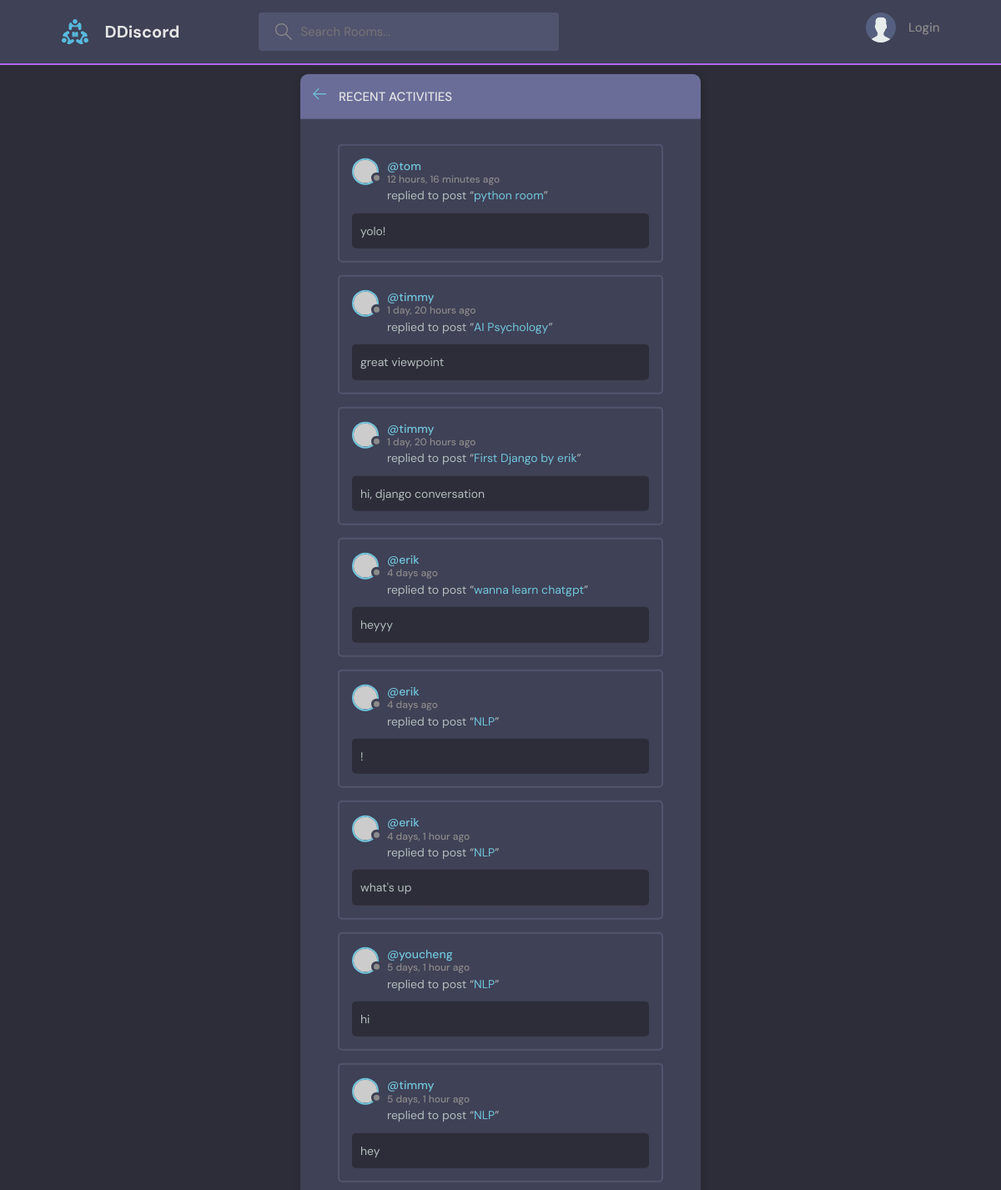
/activity/, run on an earlier commit of the app's database.
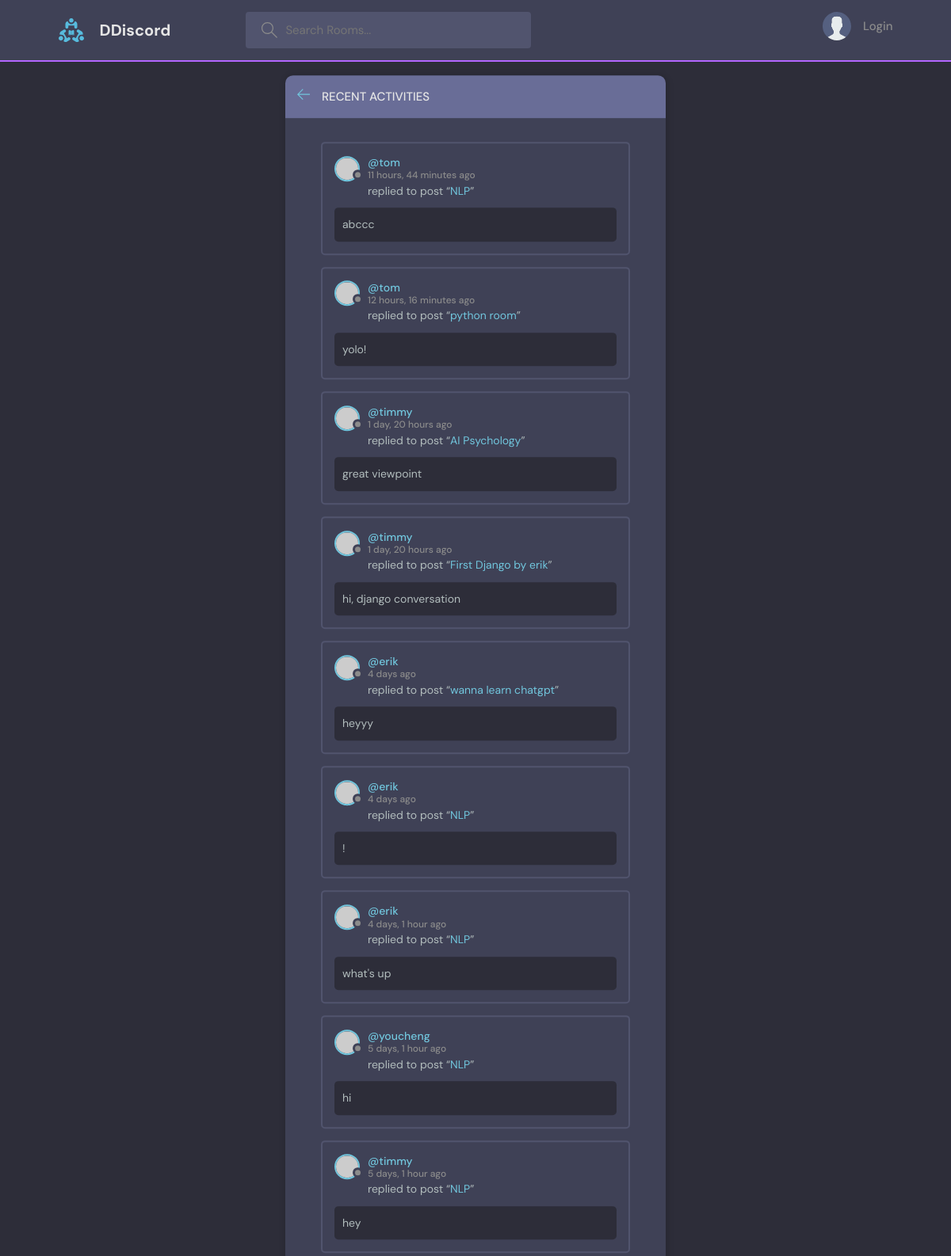
And on a later commit of the database.
### base/models.py (models this page shows, shortened)
class Message(models.Model):                                    #user 是one-to-many:一個使用者對多個留言
    user = models.ForeignKey(User, on_delete=models.CASCADE) #django內建user model，直接import就可以用
    room = models.ForeignKey(Room, on_delete=models.CASCADE)#Room 是parent table，on_delete:當parent table被刪除時，要怎麼做
    body = models.TextField()
    updated = models.DateTimeField(auto_now=True)
    created = models.DateTimeField(auto_now_add=True)
    class Meta:
        ordering = ['-updated', '-created']

class Room(models.Model): #Room 是 Topic 的child
    host = models.ForeignKey(User, on_delete=models.SET_NULL, null=True)
    topic = models.ForeignKey(Topic, on_delete=models.SET_NULL, null=True) #Class topic在上面，所以直接用，如果是在下面，要以字串'Topic'呼叫
    name = models.CharField(max_length=200)
    description = models.TextField(null=True, blank=True)
    participants = models.ManyToManyField(
        User, related_name='participants', blank=True) #前面用過User表格了，這裡要在取用另一個User表格，所以要related_name
    updated = models.DateTimeField(auto_now=True)
    created = models.DateTimeField(auto_now_add=True)
    class Meta:
       ordering = ['-updated', '-created']
    def __str__(self):
        return self.name

### base/views.py (the view)
# urls.py: path('activity/', views.activityPage, name="activity"),
def activityPage(request):
    room_messages = Message.objects.all()
    context={'room_messages':room_messages}
    return render(request,'base/activity.html',context)

### base/templates/base/activity.html (shortened to what this page needs)
{% extends 'main.html' %}
{% block content %}
    <main class="layout">
      <div class="container">
        <div class="layout__box">
          <div class="layout__boxHeader">
            <div class="layout__boxTitle">
              <a href="{% url 'home' %}">
                <svg version="1.1" xmlns="http://www.w3.org/2000/svg" width="32" height="32" viewBox="0 0 32 32">
                  <title>arrow-left</title>
                  <path
                    d="M13.723 2.286l-13.723 13.714 13.719 13.714 1.616-1.611-10.96-10.96h27.625v-2.286h-27.625l10.965-10.965-1.616-1.607z"
                  ></path>
                </svg>
              </a>
              <h3>Recent Activities</h3>
            </div>
          </div>
          <div class="activities-page layout__body">
            {% for message in room_messages %}
        <div class="activities__box">
            <div class="activities__boxHeader roomListRoom__header">
                <a href="{% url 'user-profile' message.user.id %}" class="roomListRoom__author">
                <div class="avatar avatar--small">
                    <img src="https://randomuser.me/api/portraits/women/11.jpg" />
                </div>
                <p>
                    @{{message.user}}
                    <span>{{message.created|timesince}} ago</span>
                </p>
                </a>
            </div>
            <div class="activities__boxContent">
                <p>replied to post “<a href="">{{message.room}}</a>”</p>
                <div class="activities__boxRoomContent">
                    {{message.body}}
                </div>
            </div>
        </div>
    {% endfor %}
          </div>
        </div>
      </div>
    </main>
{% endblock content %}

What changed in the data, as far as the page shows it:
added Message: user "tom", created "11 hours, 44 minutes", room "NLP", body "abccc"
